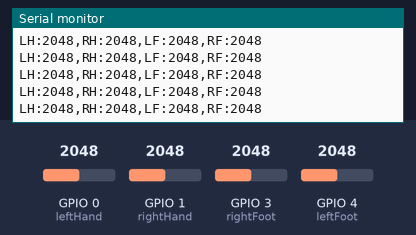
The sketch below on a simulated ESP32. Shown: the last lines printed to the serial monitor. Inputs (shaded band) come from the test bench; at power-on: GPIO 0 (leftHand) = 2048, GPIO 1 (rightHand) = 2048, GPIO 3 (rightFoot) = 2048, GPIO 4 (leftFoot) = 2048 (analog values on the 0–4095 scale). Nothing arrives over Bluetooth unless stated; a phone connects over Bluetooth LE 3 s after start.

Above: at 1.2 s.
1.3 s: GPIO 0 (leftHand) set to 2866
At 1.56 s:
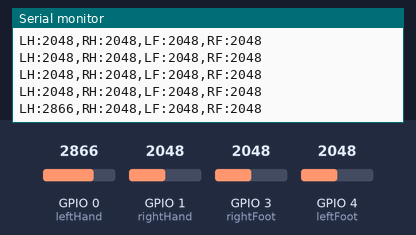
4.3 s: GPIO 1 (rightHand) set to 2866
At 4.37 s:
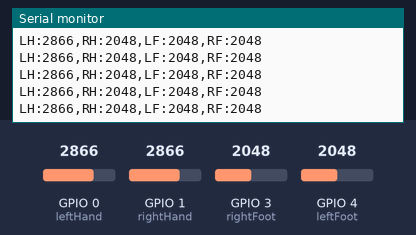
5.8 s: GPIO 3 (rightFoot) set to 2866
At 5.98 s:
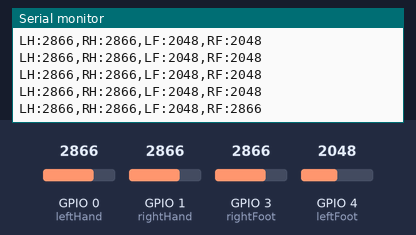
7.3 s: GPIO 4 (leftFoot) set to 2866
At 7.38 s:
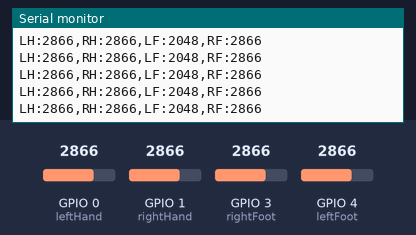
8.8 s: GPIO 0 (leftHand) set to 3972
At 8.99 s:
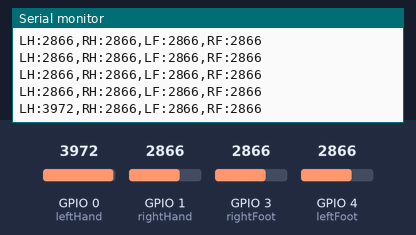
10.3 s: GPIO 1 (rightHand) set to 3972
At 10.39 s:
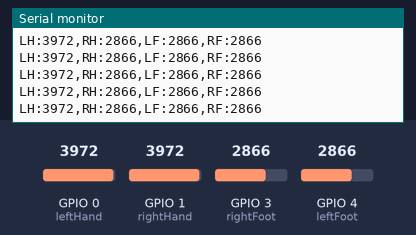
Timing chart, 0 to 12.8 s (numbered marks = the images above; inputs shaded):
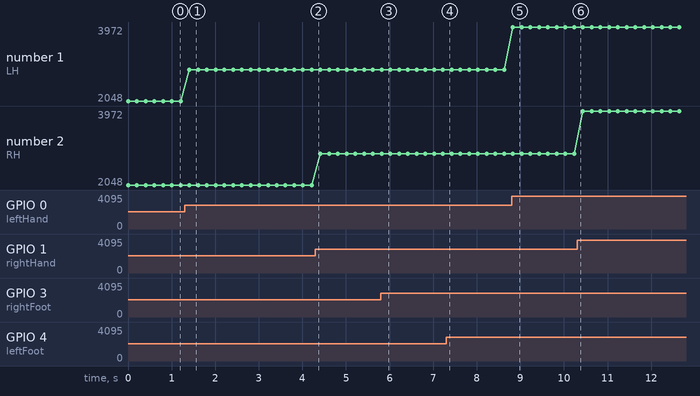

Measured:
- after the input at 1.3 s, the serial monitor: prints a new line after 0.11 s (image 1)
- after the input at 5.8 s, the serial monitor: prints a new line at once (image 3)
- after the input at 8.8 s, the serial monitor: prints a new line at once (image 5)
- plotted number 1: 2048 → 2866 after the input at 1.3 s, 2866 → 3972 after the input at 8.8 s

The sketch:

YORI_Smart_Mat.ino
```cpp
#include <BLEDevice.h>
#include <BLEServer.h>
#include <BLEUtils.h>
#include <BLE2902.h>

const int leftHand  = 0;
const int rightHand = 1;
const int leftFoot  = 4;
const int rightFoot = 3;

BLECharacteristic *pCharacteristic;
BLEServer *pServer;

bool deviceConnected = false;

#define SERVICE_UUID        "12345678-1234-1234-1234-1234567890ab"
#define CHARACTERISTIC_UUID "abcd1234-5678-1234-5678-abcdef123456"

class MyServerCallbacks : public BLEServerCallbacks {
  void onConnect(BLEServer* pServer) override {
    deviceConnected = true;
    Serial.println("Phone connected");
  }

  void onDisconnect(BLEServer* pServer) override {
    deviceConnected = false;
    Serial.println("Phone disconnected");

    delay(300);

    BLEDevice::startAdvertising();

    Serial.println("Advertising restarted");
  }
};

void setup() {
  Serial.begin(115200);
  analogReadResolution(12);

  BLEDevice::init("YORI_ESP32");

  pServer = BLEDevice::createServer();
  pServer->setCallbacks(new MyServerCallbacks());

  BLEService *pService = pServer->createService(SERVICE_UUID);

  pCharacteristic = pService->createCharacteristic(
    CHARACTERISTIC_UUID,
    BLECharacteristic::PROPERTY_READ |
    BLECharacteristic::PROPERTY_NOTIFY
  );

  pCharacteristic->addDescriptor(new BLE2902());

  pService->start();

  BLEAdvertising *pAdvertising = BLEDevice::getAdvertising();
  pAdvertising->addServiceUUID(SERVICE_UUID);
  pAdvertising->setScanResponse(true);

  BLEDevice::startAdvertising();

  Serial.println("BLE ready");
  Serial.println("Device name: YORI_ESP32");
}

void loop() {
  int LH = analogRead(leftHand);
  int RH = analogRead(rightHand);
  int LF = analogRead(leftFoot);
  int RF = analogRead(rightFoot);

  String data =
    "LH:" + String(LH) +
    ",RH:" + String(RH) +
    ",LF:" + String(LF) +
    ",RF:" + String(RF);

  pCharacteristic->setValue(data.c_str());

  if (deviceConnected) {
    pCharacteristic->notify();
  }

  Serial.println(data);

  delay(200);
}
```
